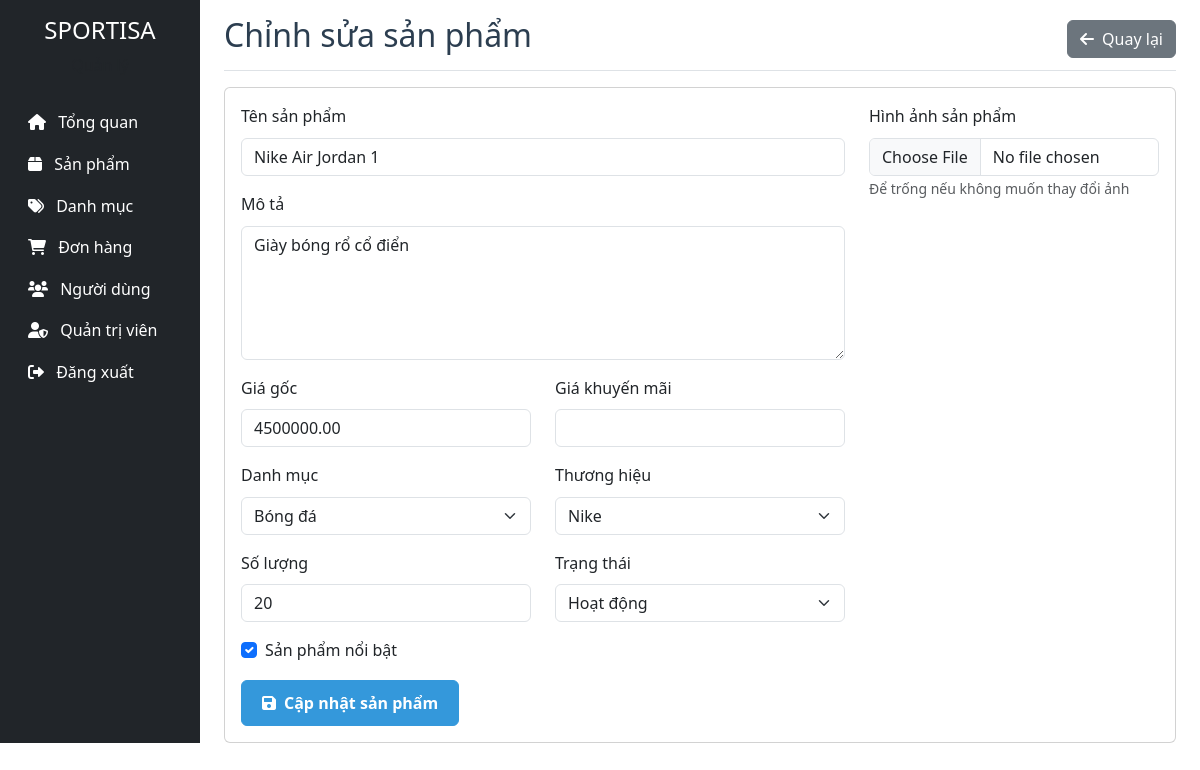
The app's page /admin/edit_product.php?id=3 (signed in), older data.
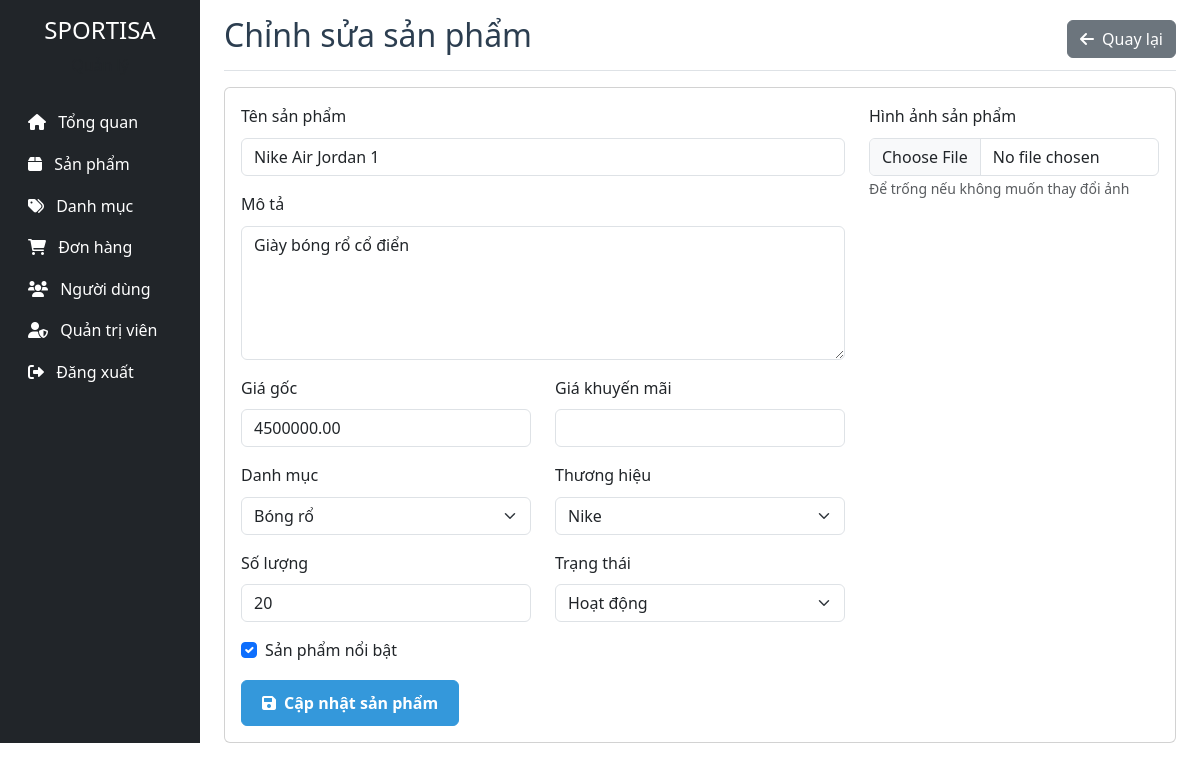
The same page, newer data.
### tables this page shows
CREATE TABLE `products` (
  `id` int(11) NOT NULL,
  `name` varchar(255) NOT NULL,
  `slug` varchar(255) NOT NULL,
  `description` text DEFAULT NULL,
  `price` decimal(10,2) NOT NULL,
  `sale_price` decimal(10,2) DEFAULT NULL,
  `stock` int(11) NOT NULL DEFAULT 0,
  `image` varchar(255) DEFAULT NULL,
  `category_id` int(11) DEFAULT NULL,
  `brand_id` int(11) DEFAULT NULL,
  `status` enum('active','inactive') DEFAULT 'active',
  `featured` tinyint(1) DEFAULT 0,
  `created_at` timestamp NOT NULL DEFAULT current_timestamp(),
  `updated_at` timestamp NOT NULL DEFAULT current_timestamp() ON UPDATE current_timestamp()
);

CREATE TABLE `brands` (
  `id` int(11) NOT NULL,
  `name` varchar(100) NOT NULL,
  `slug` varchar(100) NOT NULL,
  `logo` varchar(255) DEFAULT NULL,
  `description` text DEFAULT NULL,
  `status` enum('active','inactive') DEFAULT 'active',
  `created_at` timestamp NOT NULL DEFAULT current_timestamp(),
  `updated_at` timestamp NOT NULL DEFAULT current_timestamp() ON UPDATE current_timestamp()
);

CREATE TABLE `categories` (
  `id` int(11) NOT NULL,
  `name` varchar(100) NOT NULL,
  `slug` varchar(100) NOT NULL,
  `description` text DEFAULT NULL,
  `status` enum('active','inactive') DEFAULT 'active',
  `created_at` timestamp NOT NULL DEFAULT current_timestamp(),
  `updated_at` timestamp NOT NULL DEFAULT current_timestamp() ON UPDATE current_timestamp(),
  `categories_name` varchar(50) DEFAULT NULL
);

### admin/edit_product.php (the view, shortened to what the changed rows need)
<?php
include '../config/database.php';
$product_id = intval($_GET['id']);
try {
    $stmt = $conn->prepare("SELECT * FROM products WHERE id = ?");
    $stmt->execute([$product_id]);
    $product = $stmt->fetch(PDO::FETCH_ASSOC);
    $stmt = $conn->query("SELECT * FROM categories WHERE status = 'active' ORDER BY name");
    $categories = $stmt->fetchAll(PDO::FETCH_ASSOC);
    $stmt = $conn->query("SELECT * FROM brands WHERE status = 'active' ORDER BY name");
    $brands = $stmt->fetchAll(PDO::FETCH_ASSOC);
} catch(PDOException $e) {
    $error = 'Có lỗi xảy ra: ' . $e->getMessage();
}
?>
<!DOCTYPE html>
<html lang="vi">
<head>
    <link href="https://cdn.jsdelivr.net/npm/bootstrap@5.3.0/dist/css/bootstrap.min.css" rel="stylesheet">
    <link href="https://cdnjs.cloudflare.com/ajax/libs/font-awesome/6.0.0/css/all.min.css" rel="stylesheet">
    <link href="../css/style.css" rel="stylesheet">
</head>
<body>
    <div class="container-fluid">
        <div class="row">
            <div class="col-md-9 ms-sm-auto col-lg-10 px-md-4">
                <div class="d-flex justify-content-between flex-wrap flex-md-nowrap align-items-center pt-3 pb-2 mb-3 border-bottom">
                    <h1 class="h2">Chỉnh sửa sản phẩm</h1>
                </div>
                <div class="card">
                    <div class="card-body">
                        <form method="POST" enctype="multipart/form-data">
                            <div class="row">
                                <div class="col-md-8">
                                    <div class="mb-3">
                                        <label class="form-label">Tên sản phẩm</label>
                                        <input type="text" class="form-control" name="name"
                                               value="<?php echo htmlspecialchars($product['name']); ?>" required>
                                    </div>
                                    <div class="mb-3">
                                        <label class="form-label">Mô tả</label>
                                        <textarea class="form-control" name="description" rows="5"><?php echo htmlspecialchars($product['description']); ?></textarea>
                                    </div>
                                    <div class="row">
                                        <div class="col-md-6">
                                            <div class="mb-3">
                                                <label class="form-label">Giá gốc</label>
                                                <input type="number" class="form-control" name="price"
                                                       value="<?php echo $product['price']; ?>" required>
                                            </div>
                                        </div>
                                    </div>
                                    <div class="row">
                                        <div class="col-md-6">
                                            <div class="mb-3">
                                                <label class="form-label">Danh mục</label>
                                                <select class="form-select" name="category_id" required>
                                                    <?php foreach ($categories as $category): ?>
                                                        <option value="<?php echo $category['id']; ?>"
                                                                <?php echo $category['id'] == $product['category_id'] ? 'selected' : ''; ?>>
                                                            <?php echo htmlspecialchars($category['name']); ?>
                                                        </option>
                                                    <?php endforeach; ?>
                                                </select>
                                            </div>
                                        </div>
                                        <div class="col-md-6">
                                            <div class="mb-3">
                                                <label class="form-label">Thương hiệu</label>
                                                <select class="form-select" name="brand_id">
                                                    <?php foreach ($brands as $brand): ?>
                                                        <option value="<?php echo $brand['id']; ?>"
                                                                <?php echo $brand['id'] == $product['brand_id'] ? 'selected' : ''; ?>>
                                                            <?php echo htmlspecialchars($brand['name']); ?>
                                                        </option>
                                                    <?php endforeach; ?>
                                                </select>
                                            </div>
                                        </div>
                                    </div>
                                    <div class="row">
                                        <div class="col-md-6">
                                            <div class="mb-3">
                                                <label class="form-label">Số lượng</label>
                                                <input type="number" class="form-control" name="stock"
                                                       value="<?php echo $product['stock']; ?>" required>
                                            </div>
                                        </div>
                                        <div class="col-md-6">
                                            <div class="mb-3">
                                                <label class="form-label">Trạng thái</label>
                                                <select class="form-select" name="status">
                                                    <option value="active" <?php echo $product['status'] === 'active' ? 'selected' : ''; ?>>Hoạt động</option>
                                                </select>
                                            </div>
                                        </div>
                                    </div>
                                    <div class="mb-3">
                                        <div class="form-check">
                                            <input type="checkbox" class="form-check-input" name="featured" id="featured"
                                                   <?php echo $product['featured'] ? 'checked' : ''; ?>>
                                            <label class="form-check-label" for="featured">Sản phẩm nổi bật</label>
                                        </div>
                                    </div>
                                </div>
                            </div>
                        </form>
                    </div>
                </div>
            </div>
        </div>
    </div>
</body>
</html>

Row changes from the older to the newer data that the page shows:
changed products "Nike Air Jordan 1": category_id (not shown) → "Bóng rổ"
Text that changed along with them:
form field category_id: "Bóng đá" → (not shown)
